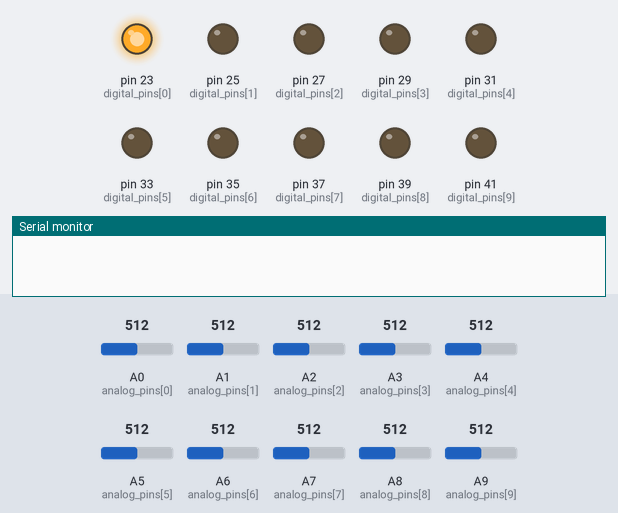
Recording of a sketch running on a simulated Arduino Mega 2560, built with avr-gcc and run on an emulated ATmega2560. Shown: output pins drawn as LEDs (lit = HIGH), the last lines printed to the serial monitor. Inputs (shaded band) come from the test bench; at power-on: A0 (analog_pins[0]) = 512, A1 (analog_pins[1]) = 512, A2 (analog_pins[2]) = 512, A3 (analog_pins[3]) = 512, A4 (analog_pins[4]) = 512, A5 (analog_pins[5]) = 512, A6 (analog_pins[6]) = 512, A7 (analog_pins[7]) = 512, A8 (analog_pins[8]) = 512, A9 (analog_pins[9]) = 512.

Above: at 0.5 s.
At 1.6 s:
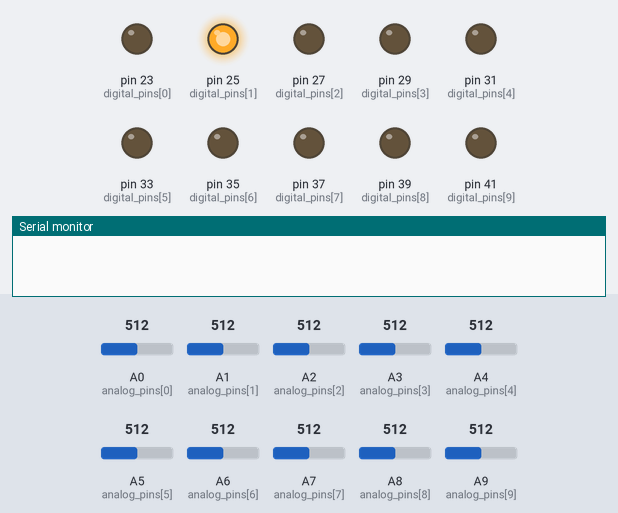
At 3.8 s:
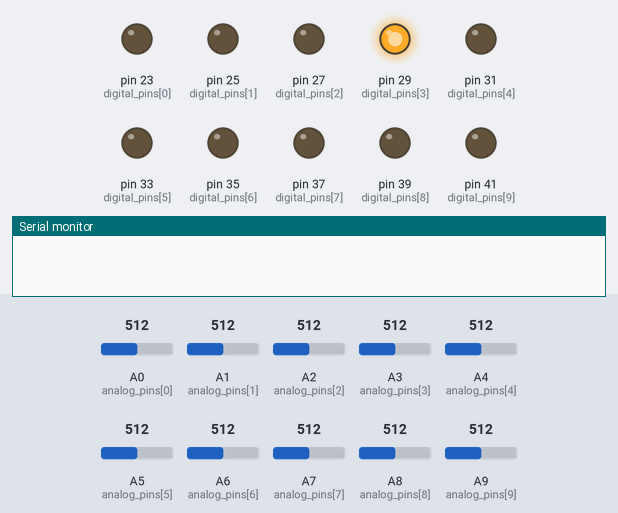
At 7.2 s:
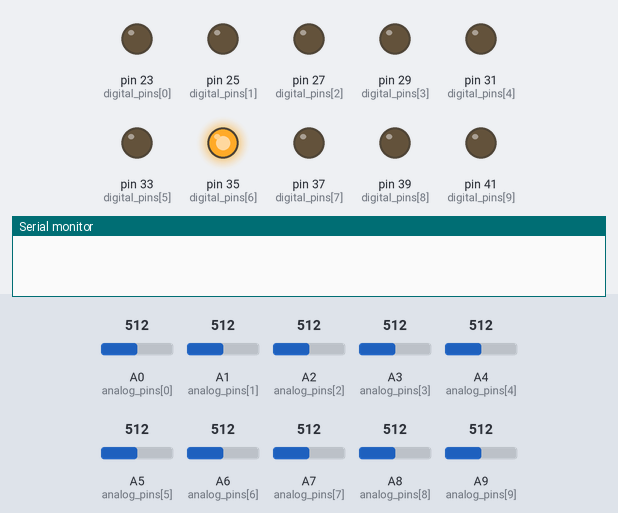
At 10.5 s:
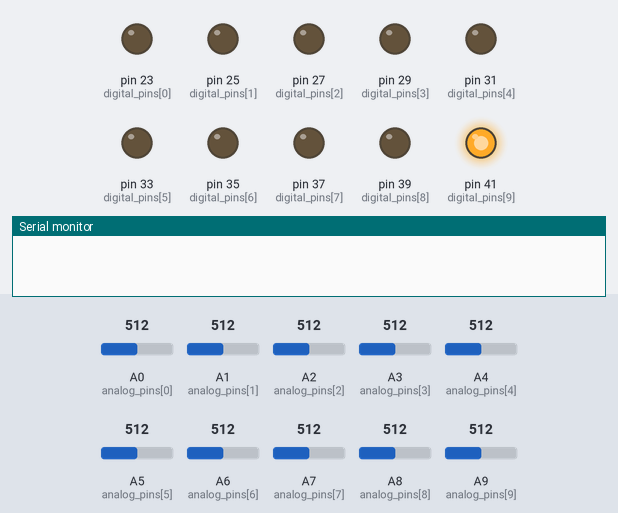
At 13.9 s:
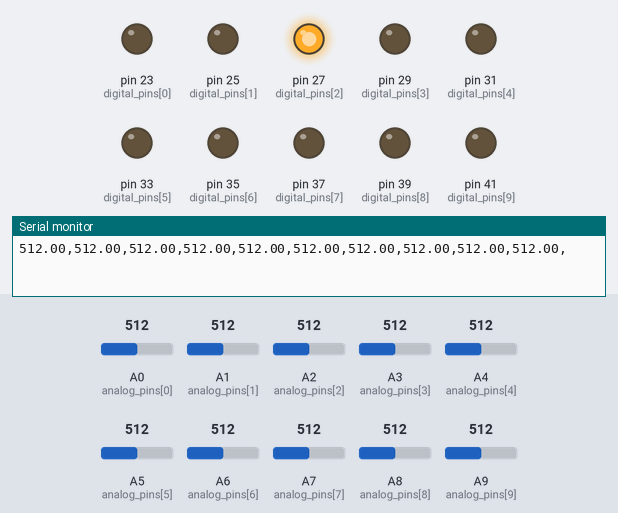
Timing chart, 0 to 14.5 s (numbered marks = the images above):
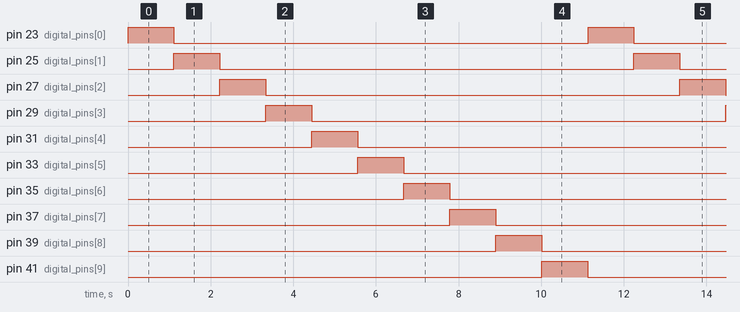

Measured:
- by itself, pin 23 (digital_pins[0]), pin 25 (digital_pins[1]), pin 27 (digital_pins[2]), pin 29 (digital_pins[3]), pin 31 (digital_pins[4]), pin 33 (digital_pins[5]), pin 35 (digital_pins[6]), pin 37 (digital_pins[7]), pin 39 (digital_pins[8]), pin 41 (digital_pins[9]): alternates HIGH for 1.1 s and LOW for 10.0 s
- by itself, everything shown: repeats every 11.1 s, in 11 steps

The sketch:

mega_david_logger_v3_analog_heat_suction.ino
```cpp
static const uint8_t analog_pins[]  = {A0,A1,A2,A3,A4,A5,A6,A7,A8,A9};
// the array below works for digital sensor arrays
int digital_pins[] = {23, 25, 27, 29, 31, 33, 35, 37, 39, 41};
float AnalogVals1[10];
//float AnalogVals2[10];
int i;
// the delimiter between each reading. it is good to use ',' alwyas
char seperator=',';
//Arrays to store analog values after recieving them
int number_sensors=10;
// the setup routine runs once when you press reset:


int number_readings=11;

int dummy_readings=10;
void setup() {
  // initialize serial communication at 9600 bits per second:
  Serial.begin(9600);
  // let all of the pins as output

 for (int i=0; i<number_sensors;i++){
        pinMode(digital_pins[i],OUTPUT);
    }
}

// the loop routine runs over and over again forever:
void loop() {
  // read the input on analog pin 0
  for (int i=0; i<number_sensors;i++){
    AnalogVals1[i]=0.;
    digitalWrite(digital_pins[i],HIGH);
    delay(1000);

    for (int j=0;j<dummy_readings;j++){
      analogRead(analog_pins[i]);
      //delay(100);
    }

    for (int j=0;j<number_readings;j++){
      AnalogVals1[i]+=analogRead(analog_pins[i]);
      delay(10);
    }

    AnalogVals1[i]=AnalogVals1[i]/float(number_readings);
    digitalWrite(digital_pins[i],LOW);
 }

    for (int i=0; i<number_sensors;i++)
    {
    //Serial.print(i);
    //Serial.print(seperator);
    Serial.print(AnalogVals1[i]);
    Serial.print(seperator);

    }


    Serial.println();
    //delay_min(30);
    }
```
